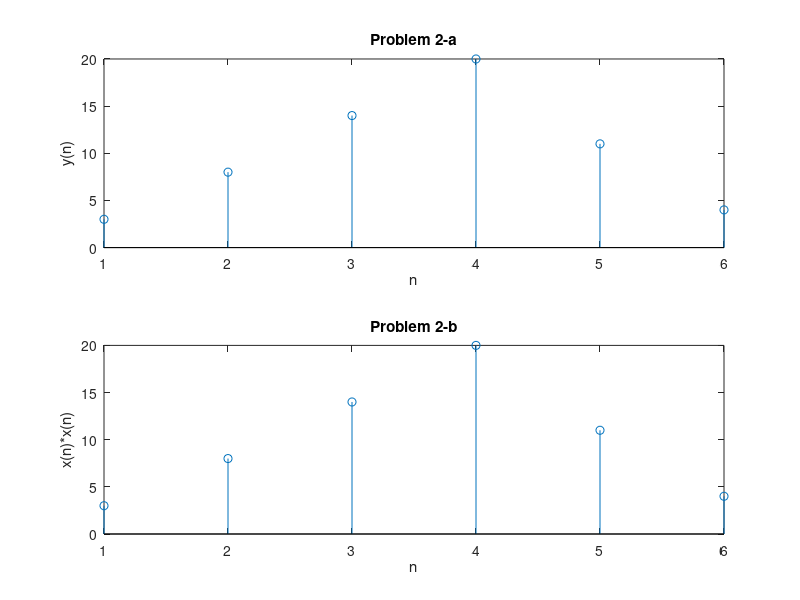

Write MATLAB code to recreate this figure.
% Problem # 3-2

x = [1 2 3 4];
h = [3 2 1];

% 2 - a
ya = conv(h,x)

subplot(2,1,1); stem(ya); title('Problem 2-a')
xlabel('n'); ylabel('y(n)');

% 2 - b
a = [3 2 1];
b = [3; 2; 1];
x = [1; 2; 3; 4];

r = [a zeros(1, length(h))];
c = [a(1) zeros(1, length(h))];
H = toeplitz(r, c)
yb = H*x

subplot(2,1,2); stem(yb); title('Problem 2-b')
xlabel('n'); ylabel('x(n)*x(n)');
